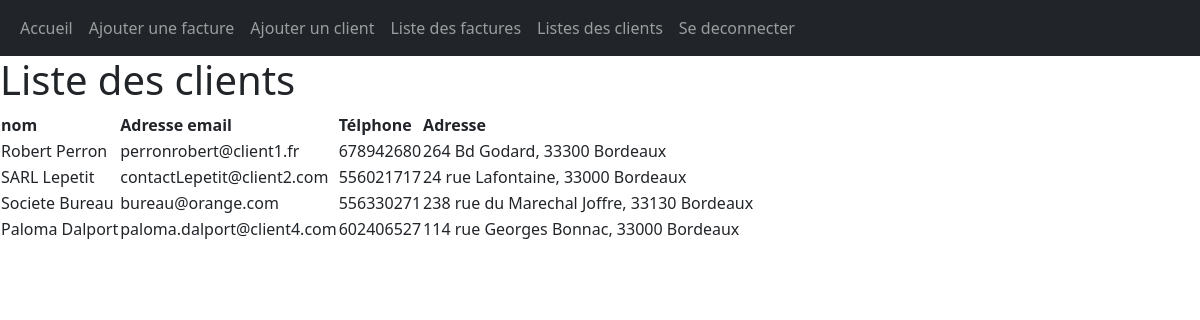
The page /liste_clients.php on the database as committed earlier.
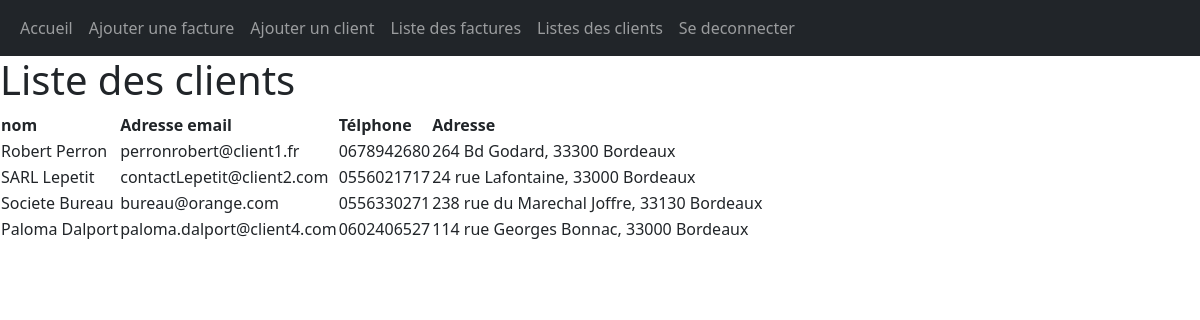
The same page on the database as committed later.
### tables this page shows
CREATE TABLE client
(
    ID               Int Auto_increment NOT NULL,
    nom              Varchar(50) NOT NULL,
    email            Varchar(50) NOT NULL,
    telephone        Varchar(20) NOT NULL,
    adresse          Varchar(50) NOT NULL,
    CONSTRAINT client_PK PRIMARY KEY (ID)
);

### model/clientModel.php (called while the page is built, shortened)
<?php
include '/wamp64/www/fact2PDF/model/database.php';
class Client {
        protected $conn;
        public function __construct(){
            $Db = new Database();
            $this->conn = $Db->getConnexion();
        }
        public function getAllClients(){
            $sql = "SELECT * FROM client";
            $stmt = $this->conn->prepare($sql);
            $stmt->execute();
            return $stmt;
        }
    }
?>

### model/database.php (called while the page is built, shortened)
<?php
class Database {
    private $host = "localhost";
    private $database_name = "fac2pdf";
    private $username = "root";
    private $password = "";
    public function getConnexion(){
   $this->conn = null;
    try
    {
        $this->conn = new PDO("mysql:host=" . $this->host . ";dbname=" . $this->database_name, $this->username, $this->password);
        $this->conn->setAttribute(PDO::ATTR_EMULATE_PREPARES, false);
        $this->conn->setAttribute(PDO::ATTR_ERRMODE, PDO::ERRMODE_EXCEPTION);
        $this->conn->exec("set names utf8");
    } catch(PDOException $exception){
        echo "Pas de connexion possible: " . $exception->getMessage();
    }
    return $this->conn;
}
}
 ?>

### liste_clients.php (the view, shortened to what this page needs)
<?php
require_once('/wamp64/www/fact2PDF/model/clientModel.php');
require_once('/wamp64/www/fact2PDF/model/database.php');
$client = new Client();
$stmt = $client->getAllClients();
$itemCount = $stmt->fetchAll(PDO::FETCH_ASSOC);
?>
<html>
  <head>
  </head>
<body>
 <h1>Liste des clients</h1>
 <table>
   <thead>
     <tr>
       <th>nom</th>
       <th>Adresse email</th>
       <th>Télphone</th>
       <th>Adresse</th>
     </tr>
   </thead>
   <?php foreach($itemCount as $client){
    ?>
    <tr>
      <td><?= $client['nom'] ?></td>
      <td><?= $client['email'] ?></td>
      <td><?= $client['telephone'] ?></td>
      <td><?= $client['adresse'] ?></td>
    </tr>
    <?php } ?>
  </table>
</body>

Rows that differ between the two databases and show on the page:
changed client "Robert Perron": telephone "678942680" → "0678942680"
changed client "SARL Lepetit": telephone "556021717" → "0556021717"
changed client "Societe Bureau": telephone "556330271" → "0556330271"
changed client "Paloma Dalport": telephone "602406527" → "0602406527"
